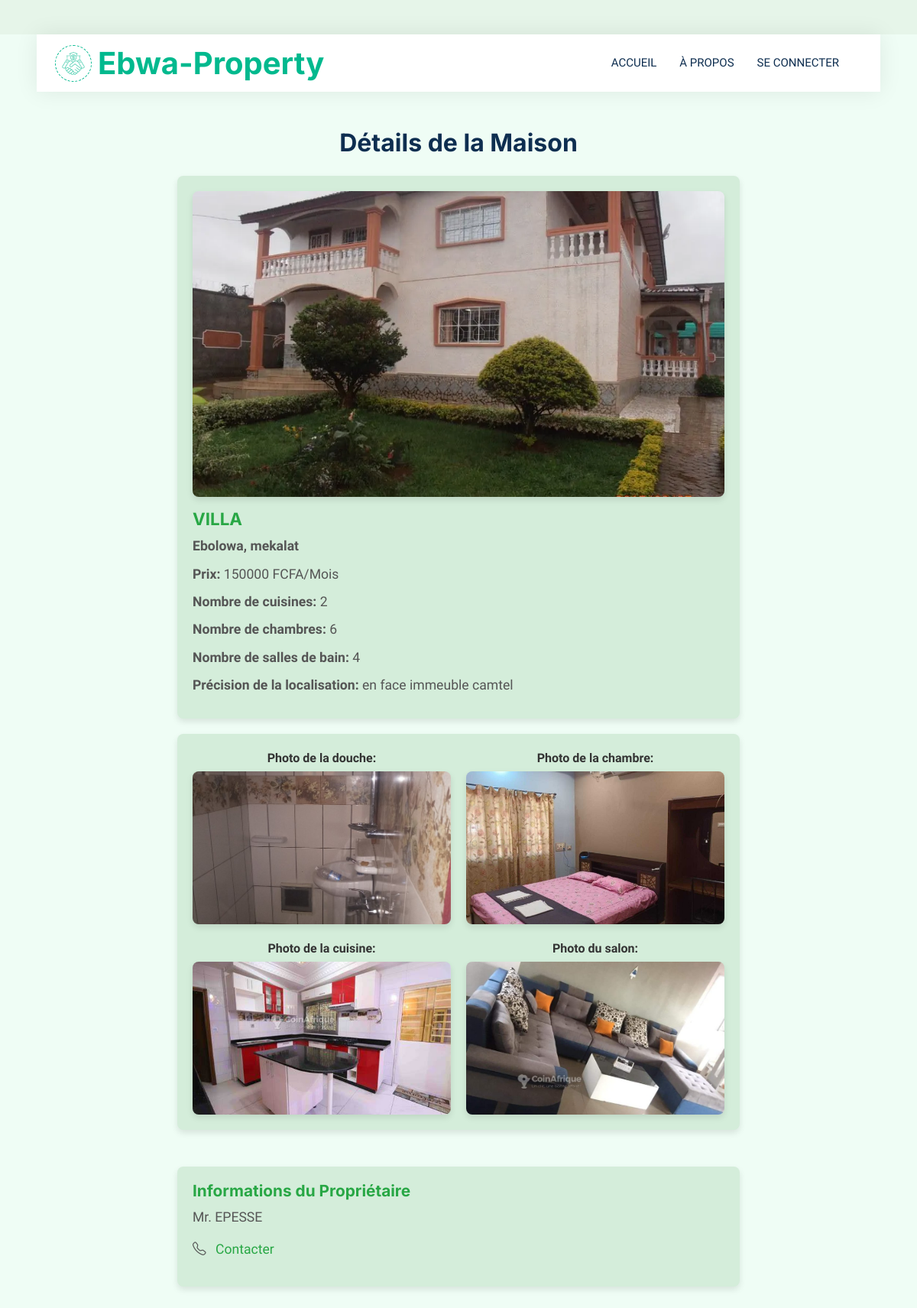
The app's page /maison/13/ with its own data.
### home/models.py (models this page shows, shortened)
class Maison(models.Model):
    TYPE_MAISON_CHOICES = [
        ('VILLA', 'Villa'),
        ('APPARTEMENT', 'Appartement'),
        ('MAISON SIMPLE', 'Maison simple'),
        ('MAISON DE LUXE', 'Maison de luxe'),
        ('MAISON DE CAMPAGNE', 'Maison de campagne'),
        ('STUDIO', 'Studio'),
        ('CHAMBRE MODERNE','Chambre moderne'),
        ('CHAMBRE','Chambre'),
    ]
    STATUS_CHOICES = [
        ('libre', 'Libre'),
        ('occupee', 'Occupée'),
    ]
    type_maison = models.CharField(max_length=100, choices=TYPE_MAISON_CHOICES)
    prix = models.DecimalField(max_digits=10, decimal_places=0)
    localisation = models.CharField(max_length=255)
    nombre_de_chambre = models.IntegerField(blank=True, null=True)
    nombre_de_douche = models.IntegerField(blank=True, null=True)
    nombre_de_cuisine = models.IntegerField(blank=True, null=True)
    photo = models.ImageField(upload_to='media/', null=True, blank=False,)
    photo_douche = models.ImageField(upload_to='media/douches/', null=True, blank=True)
    photo_chambre = models.ImageField(upload_to='media/chambres/', null=True, blank=True)
    photo_cuisine = models.ImageField(upload_to='media/cuisines/', null=True, blank=True)
    photo_salon = models.ImageField(upload_to='media/salons/', null=True, blank=True)
    proprietaire = models.ForeignKey(Proprietaire, on_delete=models.CASCADE, null=True, blank=True)
    is_published = models.BooleanField(default=False)
    status = models.CharField(max_length=10, choices=STATUS_CHOICES, default='libre')
    preciser_la_localisation_de_votre_maison = models.CharField(max_length=255,null= True, blank=True)
    is_deleted = models.BooleanField(default=False)
    is_active = models.BooleanField(default=True)
    class Meta:
        permissions = [
            ("can_create_maison", "Peut créer des maisons"),
            ("can_modify_maison", "Peut modifier des maisons"),
            ("can_publish_maison", "Peut publier des maisons"),
        ]

class Proprietaire(models.Model):
    user = models.OneToOneField(User, on_delete=models.CASCADE, null=True, blank=True)  # Champ pour lier le propriétaire à un utilisateur
    nom = models.CharField(max_length=255, unique=False)
    sexe = models.CharField(max_length=10, choices=[('homme', 'Homme'), ('femme', 'Femme')], blank=True, default='')
    ville = models.CharField(max_length=255, blank=True, default='Douala')
    mot_de_passe = models.CharField(max_length=1000)
    image = models.ImageField(upload_to='images/', null=True, blank=True)
    last_login = models.DateTimeField(default=timezone.now)
    is_active = models.BooleanField(default=True)
    telephone = models.BigIntegerField(blank=False,null=True)
    whatsapp = models.URLField(blank=True, null=True)
    is_deleted = models.BooleanField(default=False)
    is_active = models.BooleanField(default=True)

### home/views.py (the view)
# urls.py: path('maison/<int:maison_id>/', views.maison_detail, name='maison_detail'),  # URL pour les détails de la maison
def maison_detail(request, maison_id):
    maison = get_object_or_404(Maison, id=maison_id)
    return render(request, 'maison_detail.html', {'maison': maison})

### home/templates/maison_detail.html (shortened to what this page needs)
{% load static %}
<!DOCTYPE html>
<html lang="en">
<head>
    <link href="https://cdnjs.cloudflare.com/ajax/libs/font-awesome/5.10.0/css/all.min.css" rel="stylesheet">
    <link href="https://cdn.jsdelivr.net/npm/bootstrap-icons@1.4.1/font/bootstrap-icons.css" rel="stylesheet">
    <link href="{% static 'lib/animate/animate.min.css' %}" rel="stylesheet">
    <link href="{% static 'lib/owlcarousel/assets/owl.carousel.min.css' %}" rel="stylesheet">
    <link href="{% static 'css/bootstrap.min.css' %}" rel="stylesheet">
    <link href="{% static 'css/style.css' %}" rel="stylesheet">
</head>
<body>
    <div class="container-xxl bg-light p-0">
        <div class="container-fluid nav-bar bg-transparent">
            <nav class="navbar navbar-expand-lg bg-white navbar-light py-0 px-4">
                <a href="" class="navbar-brand d-flex align-items-center text-center">
                    <div class="icon p-2 me-2">
                        <img class="img-fluid" src="{% static 'img/icon-deal.png' %}" alt="Icon" style="width: 30px; height: 30px;">
                    </div>
                    <h1 class="m-0 text-primary">Ebwa-Property</h1>
                </a>
                <div class="collapse navbar-collapse" id="navbarCollapse">
                    <div class="navbar-nav ms-auto">
                        <a href="{% url 'index' %}" class="nav-item nav-link">Accueil</a>
                        <a href="{% url 'about' %}" class="nav-item nav-link">À propos</a>
                        <a href="{% url 'login' %}" class="nav-item nav-link">Se connecter</a>
                    </div>
                </div>
            </nav>
        </div>
        <div class="container py-5">
            <h2 class="text-center mb-4">Détails de la Maison</h2>
            <div class="row">
                <div class="col-lg-8 offset-lg-2">
                    <div class="property-details">
                        <img class="property-photo" src="{{ maison.photo.url }}" alt="Photo de la maison">
                        <div>
                            <h5 class="mt-3">{{ maison.type_maison }}</h5>
                            <p><strong>Ebolowa, {{ maison.localisation }}</strong></p>
                            <p><strong>Prix:</strong> {{ maison.prix }} FCFA/Mois</p>
                            <p><strong>Nombre de cuisines:</strong> {{ maison.nombre_de_cuisine }}</p>
                            <p><strong>Nombre de chambres:</strong> {{ maison.nombre_de_chambre }}</p>
                            <p><strong>Nombre de salles de bain:</strong> {{ maison.nombre_de_douche }}</p>
                            <p><strong>Précision de la localisation: </strong>{{ maison.preciser_la_localisation_de_votre_maison }}</p>
                        </div>
                    </div>
                    <div class="property-images">
                        {% if maison.photo_douche %}
                        <div>
                            <div class="caption">Photo de la douche:</div>
                            <img src="{{ maison.photo_douche.url }}" alt="Photo de la douche">
                        </div>
                        {% endif %}
                        {% if maison.photo_chambre %}
                        <div>
                            <div class="caption">Photo de la chambre:</div>
                            <img src="{{ maison.photo_chambre.url }}" alt="Photo de la chambre">
                        </div>
                        {% endif %}
                        {% if maison.photo_cuisine %}
                        <div>
                            <div class="caption">Photo de la cuisine:</div>
                            <img src="{{ maison.photo_cuisine.url }}" alt="Photo de la cuisine">
                        </div>
                        {% endif %}
                        {% if maison.photo_salon %}
                        <div>
                            <div class="caption">Photo du salon:</div>
                            <img src="{{ maison.photo_salon.url }}" alt="Photo du salon">
                        </div>
                        {% endif %}
                    </div>
                    <div class="owner-details mt-5">
                        <h5>Informations du Propriétaire</h5>
                        <p>
                            {% if maison.proprietaire.sexe == 'homme' %}
                            Mr. {{ maison.proprietaire.nom }}
                            {% else %}
                            Mme. {{ maison.proprietaire.nom }}
                            {% endif %}
                        </p>
                        <p>
                            <i class="bi bi-telephone contact-icon"></i>
                            <a href="tel:{{ maison.proprietaire.telephone }}" class="contact-link">Contacter</a>
                        </p>
                    </div>
                </div>
            </div>
        </div>
    </div>
</body>
</html>

### home/static/css/style.css (style rules this page uses)
:root { --primary: #00B98E; --secondary: #FF6922; --light: #EFFDF5; --dark: #0E2E50; }
.nav-bar { position: relative; margin-top: 45px; padding: 0 3rem; transition: .5s; z-index: 9999; }
.navbar { box-shadow: 0 0 30px rgba(0, 0, 0, .08); }
.navbar-light .navbar-nav .nav-link { margin-right: 30px; padding: 25px 0; color: #FFFFFF; font-size: 15px; text-transform: uppercase; outline: none; }
.navbar-light .navbar-brand { height: 75px; }
.navbar-light .navbar-nav .nav-link { color: var(--dark); font-weight: 500; }
.icon { padding: 15px; display: inline-flex; align-items: center; justify-content: center; background: #FFFFFF !important; border-radius: 50px; border: 1px dashed var(--primary) !important; }

### home/templates/maison_detail.html (style rules this page uses)
body { background-color: #e6f5e9; }
.property-photo { width: 100%; height: auto; max-height: 400px; object-fit: cover; border-radius: 8px; box-shadow: 0 4px 8px rgba(0, 0, 0, 0.1); }
.property-details { text-align: left; margin-left: 0; padding: 20px; background-color: #d4edda; border-radius: 8px; box-shadow: 0 4px 8px rgba(0, 0, 0, 0.1); }
.property-details h5 { font-size: 1.4em; font-weight: 700; color: #28a745; }
.property-details p { font-size: 1.1em; color: #555; margin-bottom: 10px; }
.property-images { background-color: #d4edda; padding: 20px; border-radius: 8px; box-shadow: 0 4px 8px rgba(0, 0, 0, 0.1); display: grid; grid-template-columns: repeat(auto-fit, minmax(300px, 1fr)); gap: 20px; margin-top: 20px; }
.property-images img { width: 100%; height: 200px; object-fit: cover; border-radius: 8px; box-shadow: 0 4px 8px rgba(0, 0, 0, 0.1); }
.property-images .caption { font-weight: bold; margin-bottom: 5px; color: #333; text-align: center; }
.owner-details { margin-top: 40px; background-color: #d4edda; padding: 20px; border-radius: 8px; box-shadow: 0 4px 8px rgba(0, 0, 0, 0.1); }
.owner-details h5 { font-size: 1.3em; font-weight: 700; color: #28a745; }
.owner-details p { font-size: 1.1em; color: #555; margin-bottom: 10px. }
.contact-icon { margin-right: 8px; }
.contact-link { color: #28a745; text-decoration: none; }

### records on screen
Maison: photo (picture), type_maison "VILLA", localisation "mekalat", prix "150000", nombre_de_cuisine "2", nombre_de_chambre "6", nombre_de_douche "4", preciser_la_localisation_de_votre_maison "en face immeuble camtel", photo_douche (picture), photo_chambre (picture), photo_cuisine (picture), photo_salon (picture), proprietaire.nom "EPESSE"
